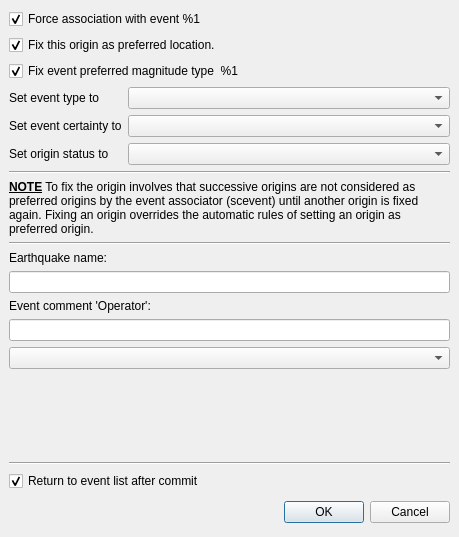
<ui version="4.0" >
 <author></author>
 <comment></comment>
 <exportmacro></exportmacro>
 <class>OriginCommitOptions</class>
 <widget class="QDialog" name="OriginCommitOptions" >
  <property name="geometry" >
   <rect>
    <x>0</x>
    <y>0</y>
    <width>459</width>
    <height>537</height>
   </rect>
  </property>
  <property name="windowTitle" >
   <string>Commit location</string>
  </property>
  <layout class="QVBoxLayout" >
   <property name="margin" >
    <number>9</number>
   </property>
   <property name="spacing" >
    <number>6</number>
   </property>
   <item>
    <widget class="QCheckBox" name="cbAssociate" >
     <property name="toolTip" >
      <string>If checked this origin will be associated with the current event. If unchecked, scevent will decide whether to assoiciate the origin with the current event or to create a new one.</string>
     </property>
     <property name="text" >
      <string>Force association with event %1</string>
     </property>
     <property name="checked" >
      <bool>true</bool>
     </property>
    </widget>
   </item>
   <item>
    <widget class="QFrame" name="frameEventOptions" >
     <property name="frameShape" >
      <enum>QFrame::NoFrame</enum>
     </property>
     <property name="frameShadow" >
      <enum>QFrame::Raised</enum>
     </property>
     <layout class="QVBoxLayout" >
      <property name="margin" >
       <number>0</number>
      </property>
      <property name="spacing" >
       <number>6</number>
      </property>
      <item>
       <layout class="QHBoxLayout" >
        <property name="margin" >
         <number>0</number>
        </property>
        <property name="spacing" >
         <number>6</number>
        </property>
        <item>
         <widget class="QCheckBox" name="cbFixSolution" >
          <property name="toolTip" >
           <string>If checked this origin will be fixed as preferred solution.</string>
          </property>
          <property name="text" >
           <string>Fix this origin as preferred location.</string>
          </property>
          <property name="checked" >
           <bool>true</bool>
          </property>
         </widget>
        </item>
       </layout>
      </item>
      <item>
       <widget class="QCheckBox" name="cbFixMagnitudeType" >
        <property name="text" >
         <string>Fix event preferred magnitude type  %1</string>
        </property>
        <property name="checked" >
         <bool>true</bool>
        </property>
       </widget>
      </item>
      <item>
       <layout class="QGridLayout" >
        <property name="margin" >
         <number>0</number>
        </property>
        <property name="spacing" >
         <number>6</number>
        </property>
        <item row="2" column="0" >
         <widget class="QLabel" name="label_21" >
          <property name="sizePolicy" >
           <sizepolicy>
            <hsizetype>4</hsizetype>
            <vsizetype>5</vsizetype>
            <horstretch>0</horstretch>
            <verstretch>0</verstretch>
           </sizepolicy>
          </property>
          <property name="text" >
           <string>Set origin status to</string>
          </property>
         </widget>
        </item>
        <item row="0" column="0" >
         <widget class="QLabel" name="label_2" >
          <property name="sizePolicy" >
           <sizepolicy>
            <hsizetype>4</hsizetype>
            <vsizetype>5</vsizetype>
            <horstretch>0</horstretch>
            <verstretch>0</verstretch>
           </sizepolicy>
          </property>
          <property name="text" >
           <string>Set event type to</string>
          </property>
         </widget>
        </item>
        <item row="2" column="1" >
         <widget class="QComboBox" name="comboOriginStates" />
        </item>
        <item row="0" column="1" >
         <widget class="QComboBox" name="comboEventTypes" />
        </item>
        <item row="1" column="0" >
         <widget class="QLabel" name="label_3" >
          <property name="text" >
           <string>Set event certainty to</string>
          </property>
         </widget>
        </item>
        <item row="1" column="1" >
         <widget class="QComboBox" name="comboEventTypeCertainty" />
        </item>
       </layout>
      </item>
      <item>
       <widget class="Line" name="line" >
        <property name="orientation" >
         <enum>Qt::Horizontal</enum>
        </property>
       </widget>
      </item>
      <item>
       <widget class="QLabel" name="label" >
        <property name="text" >
         <string>&lt;b>&lt;u>NOTE&lt;/u>&lt;/b> To fix the origin involves that successive origins are not considered as preferred origins by the event associator (scevent) until another origin is fixed again. Fixing an origin overrides the automatic rules of setting an origin as preferred origin.</string>
        </property>
        <property name="wordWrap" >
         <bool>true</bool>
        </property>
       </widget>
      </item>
      <item>
       <widget class="Line" name="line_3" >
        <property name="orientation" >
         <enum>Qt::Horizontal</enum>
        </property>
       </widget>
      </item>
      <item>
       <widget class="QLabel" name="labelEQName" >
        <property name="text" >
         <string>Earthquake name:</string>
        </property>
       </widget>
      </item>
      <item>
       <widget class="QLineEdit" name="editEQName" >
        <property name="maxLength" >
         <number>160</number>
        </property>
       </widget>
      </item>
      <item>
       <widget class="QLabel" name="labelEQComment" >
        <property name="text" >
         <string>Event comment 'Operator':</string>
        </property>
       </widget>
      </item>
      <item>
       <widget class="QLineEdit" name="editEQComment" >
        <property name="maxLength" >
         <number>160</number>
        </property>
       </widget>
      </item>
      <item>
       <widget class="QComboBox" name="comboEQComment" />
      </item>
     </layout>
    </widget>
   </item>
   <item>
    <spacer>
     <property name="orientation" >
      <enum>Qt::Vertical</enum>
     </property>
     <property name="sizeHint" >
      <size>
       <width>20</width>
       <height>40</height>
      </size>
     </property>
    </spacer>
   </item>
   <item>
    <widget class="Line" name="line_2" >
     <property name="orientation" >
      <enum>Qt::Horizontal</enum>
     </property>
    </widget>
   </item>
   <item>
    <widget class="QCheckBox" name="cbBackToEventList" >
     <property name="text" >
      <string>Return to event list after commit</string>
     </property>
     <property name="checked" >
      <bool>true</bool>
     </property>
    </widget>
   </item>
   <item>
    <layout class="QHBoxLayout" >
     <property name="margin" >
      <number>0</number>
     </property>
     <property name="spacing" >
      <number>6</number>
     </property>
     <item>
      <spacer>
       <property name="orientation" >
        <enum>Qt::Horizontal</enum>
       </property>
       <property name="sizeHint" >
        <size>
         <width>131</width>
         <height>31</height>
        </size>
       </property>
      </spacer>
     </item>
     <item>
      <widget class="QPushButton" name="okButton" >
       <property name="text" >
        <string>OK</string>
       </property>
      </widget>
     </item>
     <item>
      <widget class="QPushButton" name="cancelButton" >
       <property name="text" >
        <string>Cancel</string>
       </property>
      </widget>
     </item>
    </layout>
   </item>
  </layout>
 </widget>
 <pixmapfunction></pixmapfunction>
 <resources/>
 <connections>
  <connection>
   <sender>okButton</sender>
   <signal>clicked()</signal>
   <receiver>OriginCommitOptions</receiver>
   <slot>accept()</slot>
   <hints>
    <hint type="sourcelabel" >
     <x>365</x>
     <y>526</y>
    </hint>
    <hint type="destinationlabel" >
     <x>96</x>
     <y>254</y>
    </hint>
   </hints>
  </connection>
  <connection>
   <sender>cancelButton</sender>
   <signal>clicked()</signal>
   <receiver>OriginCommitOptions</receiver>
   <slot>reject()</slot>
   <hints>
    <hint type="sourcelabel" >
     <x>448</x>
     <y>526</y>
    </hint>
    <hint type="destinationlabel" >
     <x>179</x>
     <y>282</y>
    </hint>
   </hints>
  </connection>
 </connections>
</ui>
